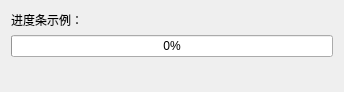
<?xml version="1.0" encoding="UTF-8"?>
<ui version="4.0">
 <class>mainWndClass</class>
 <widget class="QWidget" name="mainWndClass">
  <property name="geometry">
   <rect>
    <x>0</x>
    <y>0</y>
    <width>344</width>
    <height>92</height>
   </rect>
  </property>
  <property name="windowTitle">
   <string>mainWnd</string>
  </property>
  <layout class="QVBoxLayout" name="verticalLayout_2">
   <item>
    <layout class="QVBoxLayout" name="verticalLayout">
     <item>
      <widget class="QLabel" name="label">
       <property name="text">
        <string>进度条示例：</string>
       </property>
      </widget>
     </item>
     <item>
      <widget class="QProgressBar" name="progressBar">
       <property name="value">
        <number>0</number>
       </property>
       <property name="alignment">
        <set>Qt::AlignCenter</set>
       </property>
       <property name="invertedAppearance">
        <bool>false</bool>
       </property>
      </widget>
     </item>
     <item>
      <spacer name="verticalSpacer">
       <property name="orientation">
        <enum>Qt::Vertical</enum>
       </property>
       <property name="sizeHint" stdset="0">
        <size>
         <width>20</width>
         <height>40</height>
        </size>
       </property>
      </spacer>
     </item>
    </layout>
   </item>
  </layout>
 </widget>
 <layoutdefault spacing="6" margin="11"/>
 <resources>
  <include location="mainwnd.qrc"/>
 </resources>
 <connections/>
</ui>
